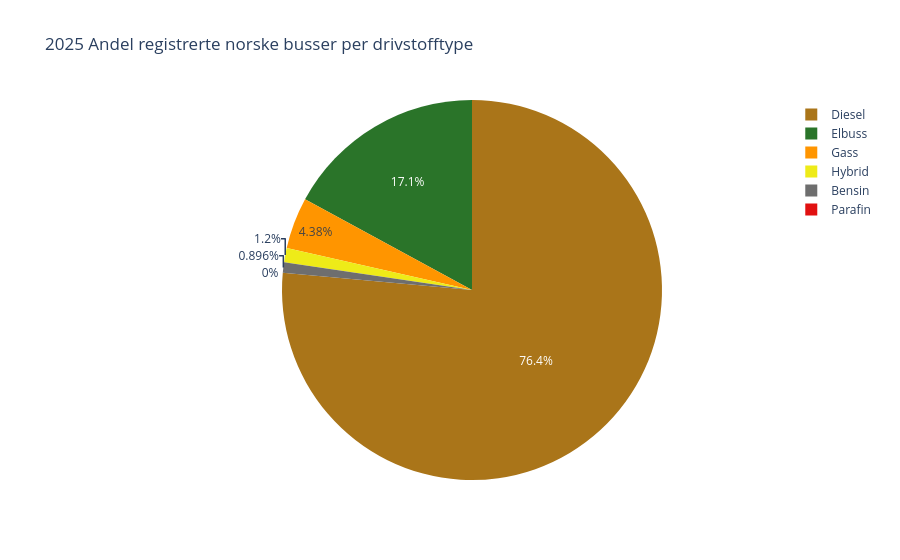

The code cell stored with this chart in its notebook:
### Code cell
data = {'Drivstoff_type': ['Bensin', 'Diesel', 'Elbuss', 'Hybrid', 'Parafin', 'Gass'],
        'Antall': [bensin[-1], diesel[-1], el[-1], hybrid[-1], parafin[-1], gass[-1]]}

buss_df = pd.DataFrame(data)

color_map = {
    'Bensin': "#6E6E6E",
    'Diesel': "#AA7519",
    'Elbuss': "#2A7429",
    'Hybrid':  "#EEEB18",
    'Parafin': "#E11111",
    'Gass':  "#FF9500"
}

# 3. Lag diagrammet med både names og color satt til den nye kolonnen
fig = px.pie(
    buss_df,
    names='Drivstoff_type',
    color='Drivstoff_type',
    values='Antall',
    title='2025 Andel registrerte norske busser per drivstofftype',
    color_discrete_map=color_map,
)

fig.show()

### Figure 1 — Plotly figure (JSON) as saved in the notebook; plotly's stock layout.template omitted (floating-point values rounded to 4 significant figures)
{"data": [{"customdata": [["Bensin"], ["Diesel"], ["Elbuss"], ["Hybrid"], ["Parafin"], ["Gass"]], "domain": {"x": [0, 1], "y": [0, 1]}, "hovertemplate": "Drivstoff_type=%{customdata[0]}<br>Antall=%{value}<extra></extra>", "labels": ["Bensin", "Diesel", "Elbuss", "Hybrid", "Parafin", "Gass"], "legendgroup": "", "marker": {"colors": ["#6E6E6E", "#AA7519", "#2A7429", "#EEEB18", "#E11111", "#FF9500"]}, "name": "", "showlegend": true, "type": "pie", "values": [131, 11171, 2496, 175, 0, 640]}], "layout": {"legend": {"tracegroupgap": 0}, "title": {"text": "2025 Andel registrerte norske busser per drivstofftype"}}}
